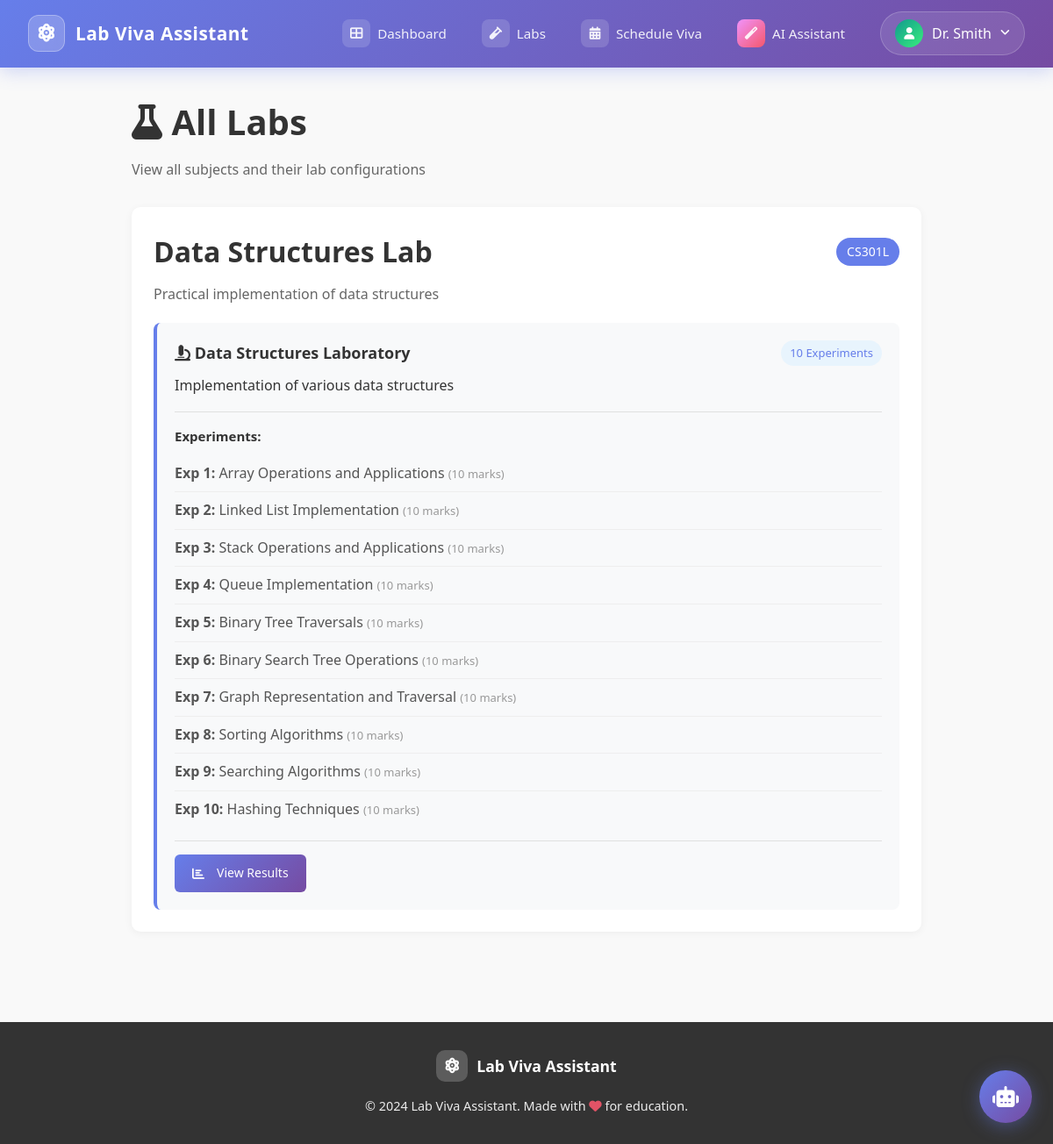
Page /teacher/labs (signed in) on the earlier database version.
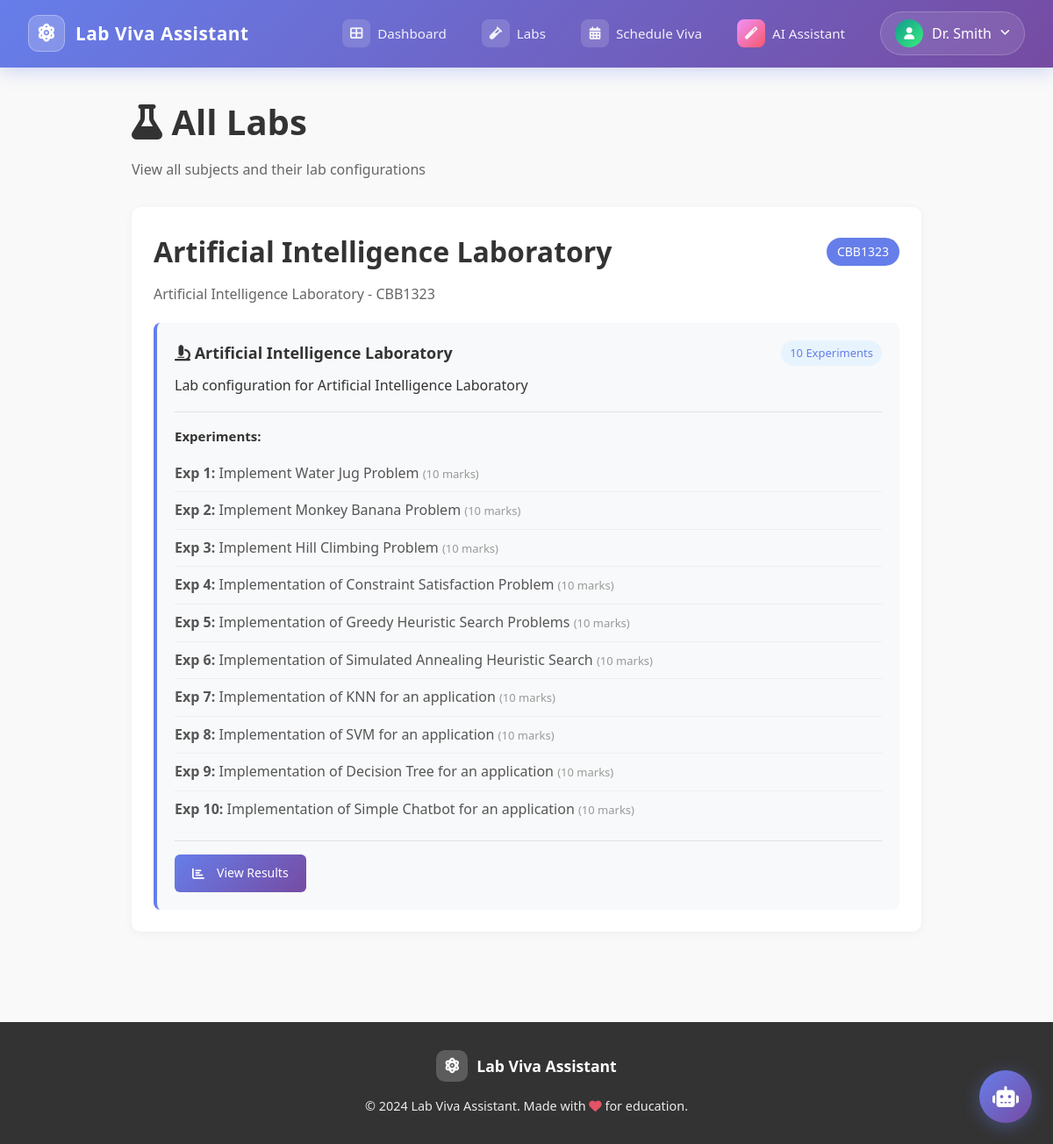
Same page on the later database version.
### models/user.py (models this page shows, shortened)
class User(UserMixin, db.Model):
    __tablename__ = 'users'
    id = db.Column(db.Integer, primary_key=True)
    name = db.Column(db.String(255), nullable=False)
    email = db.Column(db.String(255), unique=True, nullable=False, index=True)
    password_hash = db.Column(db.String(255), nullable=False)
    roll_number = db.Column(db.String(50), nullable=False, index=True)
    role = db.Column(db.String(20), nullable=False)  # 'student' or 'teacher'
    is_active = db.Column(db.Boolean, default=True)
    created_at = db.Column(db.DateTime, default=datetime.utcnow)
    updated_at = db.Column(db.DateTime, default=datetime.utcnow, onupdate=datetime.utcnow)
    designation = db.Column(db.String(100))  # e.g., 'Assistant Professor'
    department = db.Column(db.String(100))
    years_handling = db.Column(db.JSON, default=[])  # e.g., ['II', 'III', 'IV']
    viva_sessions = db.relationship('VivaSession', backref='student', lazy=True, foreign_keys='VivaSession.student_id')
    schedules = db.relationship('VivaSchedule', backref='teacher', lazy=True, foreign_keys='VivaSchedule.teacher_id')
    teacher_subjects = db.relationship('TeacherSubject', backref='teacher', lazy=True, foreign_keys='TeacherSubject.teacher_id')

class Subject(db.Model):
    __tablename__ = 'subjects'
    id = db.Column(db.Integer, primary_key=True)
    subject_code = db.Column(db.String(50), unique=True, nullable=False, index=True)
    subject_name = db.Column(db.String(255), nullable=False)
    description = db.Column(db.Text)
    is_lab = db.Column(db.Boolean, default=False)  # True if lab subject, False if theory
    year = db.Column(db.String(10))  # 'II', 'III', 'IV'
    created_at = db.Column(db.DateTime, default=datetime.utcnow)
    labs = db.relationship('LabConfig', backref='subject', lazy=True, cascade='all, delete-orphan')
    teacher_subjects = db.relationship('TeacherSubject', backref='subject', lazy=True)

class LabConfig(db.Model):
    __tablename__ = 'lab_configs'
    id = db.Column(db.Integer, primary_key=True)
    subject_id = db.Column(db.Integer, db.ForeignKey('subjects.id'), nullable=False)
    lab_name = db.Column(db.String(255), nullable=False)
    description = db.Column(db.Text)
    total_experiments = db.Column(db.Integer, default=10)  # Number of experiments in lab
    materials_text = db.Column(db.Text)  # Lab materials for Gemini context
    created_at = db.Column(db.DateTime, default=datetime.utcnow)
    experiments = db.relationship('Experiment', backref='lab_config', lazy=True, cascade='all, delete-orphan', order_by='Experiment.experiment_no')

class Experiment(db.Model):
    __tablename__ = 'experiments'
    id = db.Column(db.Integer, primary_key=True)
    lab_config_id = db.Column(db.Integer, db.ForeignKey('lab_configs.id'), nullable=False)
    experiment_no = db.Column(db.Integer, nullable=False)  # 1-10
    title = db.Column(db.String(255), nullable=False)
    description = db.Column(db.Text)
    materials_text = db.Column(db.Text)  # Experiment-specific materials for Gemini
    total_marks = db.Column(db.Integer, default=10)  # 10 MCQs x 1 mark each
    duration_minutes = db.Column(db.Integer, default=15)
    created_at = db.Column(db.DateTime, default=datetime.utcnow)
    schedules = db.relationship('VivaSchedule', backref='experiment', lazy=True, cascade='all, delete-orphan')
    viva_sessions = db.relationship('VivaSession', backref='experiment', lazy=True, cascade='all, delete-orphan')
    __table_args__ = (
        db.UniqueConstraint('lab_config_id', 'experiment_no', name='unique_experiment'),
    )

### routes/teacher_routes.py (the view)
@teacher_bp.route('/labs')
@login_required
@teacher_required
def view_labs():
    subjects = Subject.query.all()
    for subject in subjects:
        subject.labs = LabConfig.query.filter_by(subject_id=subject.id).all()
    return render_template('teacher/view_labs.html', subjects=subjects)

### models/user.py (called while the page is built)
@login_manager.user_loader
def load_user(user_id):
    return User.query.get(int(user_id))

### routes/teacher_routes.py (called while the page is built)
def teacher_required(f):
    @wraps(f)
    def decorated_function(*args, **kwargs):
        if not current_user.is_authenticated or current_user.role != 'teacher':
            flash('You do not have permission to access this page.', 'danger')
            return redirect(url_for('auth.login')), 403
        return f(*args, **kwargs)
    return decorated_function

### templates/teacher/view_labs.html (shortened to what this page needs)
{% extends "base.html" %}
{% block content %}
<div class="labs-container">
    <div class="page-header">
        <h1><i class="fas fa-flask"></i> All Labs</h1>
        <p class="subtitle">View all subjects and their lab configurations</p>
    </div>
    {% if subjects %}
        {% for subject in subjects %}
        <div class="subject-card">
            <div class="subject-header">
                <h2>{{ subject.subject_name }}</h2>
                <span class="subject-code">{{ subject.subject_code }}</span>
            </div>
            <p class="subject-description">{{ subject.description }}</p>
            {% if subject.labs %}
                {% for lab in subject.labs %}
                <div class="lab-card">
                    <div class="lab-header">
                        <h3><i class="fas fa-microscope"></i> {{ lab.lab_name }}</h3>
                        <span class="experiment-count">{{ lab.total_experiments }} Experiments</span>
                    </div>
                    <p>{{ lab.description }}</p>
                    {% if lab.experiments %}
                    <div class="experiments-list">
                        <h4>Experiments:</h4>
                        <ul>
                            {% for exp in lab.experiments %}
                            <li>
                                <strong>Exp {{ exp.experiment_no }}:</strong> {{ exp.title }}
                                <span class="exp-marks">({{ exp.total_marks }} marks)</span>
                            </li>
                            {% endfor %}
                        </ul>
                    </div>
                    {% endif %}
                    <div class="lab-actions">
                        <a href="{{ url_for('teacher.view_results', lab_id=lab.id) }}" class="btn btn-primary">
                            <i class="fas fa-chart-bar"></i> View Results
                        </a>
                    </div>
                </div>
                {% endfor %}
            {% else %}
                <p class="no-data">No labs configured for this subject.</p>
            {% endif %}
        </div>
        {% endfor %}
    {% else %}
        <div class="empty-state">
            <i class="fas fa-folder-open"></i>
            <p>No subjects found.</p>
        </div>
    {% endif %}
</div>
{% endblock %}

### templates/base.html (shortened to what this page needs)
<!DOCTYPE html>
<html lang="en">
<head>
    <link rel="stylesheet" href="{{ url_for('static', filename='css/style.css') }}">
    <link href="https://cdnjs.cloudflare.com/ajax/libs/font-awesome/6.4.0/css/all.min.css" rel="stylesheet">
</head>
<body>
    <nav class="navbar">
        <div class="nav-container">
            <a href="/" class="navbar-brand">
                <span class="brand-icon"><i class="fas fa-atom fa-spin-hover"></i></span>
                <span class="brand-text">Lab Viva Assistant</span>
            </a>
            <ul class="nav-menu">
                {% if current_user.is_authenticated %}
                {% if current_user.role == 'student' %}
                <li><a href="{{ url_for('student.dashboard') }}" class="nav-link">
                        <span class="nav-icon"><i class="fas fa-th-large"></i></span>
                        <span>Dashboard</span>
                    </a></li>
                <li><a href="{{ url_for('student.available_vivaes') }}" class="nav-link">
                        <span class="nav-icon"><i class="fas fa-tasks"></i></span>
                        <span>Available Vivaes</span>
                    </a></li>
                <li><a href="{{ url_for('chatbot.chatbot_widget') }}" class="nav-link">
                        <span class="nav-icon ai-icon"><i class="fas fa-magic"></i></span>
                        <span>AI Assistant</span>
                    </a></li>
                {% elif current_user.role == 'teacher' %}
                <li><a href="{{ url_for('teacher.dashboard') }}" class="nav-link">
                        <span class="nav-icon"><i class="fas fa-th-large"></i></span>
                        <span>Dashboard</span>
                    </a></li>
                <li><a href="{{ url_for('teacher.view_labs') }}" class="nav-link">
                        <span class="nav-icon"><i class="fas fa-vial"></i></span>
                        <span>Labs</span>
                    </a></li>
                <li><a href="{{ url_for('teacher.schedule_viva') }}" class="nav-link">
                        <span class="nav-icon"><i class="fas fa-calendar-alt"></i></span>
                        <span>Schedule Viva</span>
                    </a></li>
                <li><a href="{{ url_for('chatbot.chatbot_widget') }}" class="nav-link">
                        <span class="nav-icon ai-icon"><i class="fas fa-magic"></i></span>
                        <span>AI Assistant</span>
                    </a></li>
                {% endif %}
                <li class="user-menu">
                    <a href="#" class="user-dropdown-trigger">
                        <span class="user-avatar"><i class="fas fa-user"></i></span>
                        <span class="user-name">{{ current_user.name }}</span>
                        <i class="fas fa-angle-down dropdown-arrow"></i>
                    </a>
                </li>
                {% endif %}
            </ul>
        </div>
    </nav>
    <main class="container">
        {% block content %}{% endblock %}
    </main>
    <footer class="footer">
        <div class="footer-content">
            <div class="footer-brand">
                <span class="footer-icon"><i class="fas fa-atom"></i></span>
                <span>Lab Viva Assistant</span>
            </div>
            <p>&copy; 2024 Lab Viva Assistant. Made with <i class="fas fa-heart" style="color: #f5576c;"></i> for
                education.</p>
        </div>
    </footer>
</body>
</html>

### static/css/style.css (style rules this page uses)
:root { --primary: linear-gradient(135deg, #667eea 0%, #764ba2 100%); --primary-color: #667eea; --secondary-color: #764ba2; --success: #4caf50; --danger: #f44336; --warning: #ff9800; --info: #2196f3; --light: #f5f5f5; --dark: #333; --gray: #666; --border: #ddd; --font-main: 'Segoe UI', Tahoma, Geneva, Verdana, sans-serif; --font-mono: 'Courier New', monospace; --transition: all 0.3s ease; --shadow: 0 2px 8px rgba(0, 0, 0, 0.1); --shadow-lg: 0 8px 24px rgba(0, 0, 0, 0.15); }
* { margin: 0; padding: 0; box-sizing: border-box; }
html { scroll-behavior: smooth; }
body { font-family: var(--font-main); background: #f9f9f9; color: var(--dark); line-height: 1.6; }
h1, h2, h3, h4, h5, h6 { font-weight: 600; color: var(--dark); margin-bottom: 0.5rem; }
h1 { font-size: 2.5rem; }
h2 { font-size: 2rem; }
h3 { font-size: 1.5rem; }
h4 { font-size: 1.25rem; }
p { margin-bottom: 1rem; }
a { color: var(--primary-color); text-decoration: none; transition: var(--transition); }
.container { max-width: 1200px; margin: 0 auto; padding: 0 20px; }
.navbar { background: linear-gradient(135deg, #667eea 0%, #764ba2 100%); box-shadow: 0 4px 20px rgba(102, 126, 234, 0.3); position: sticky; top: 0; z-index: 100; }
.nav-container { max-width: 1400px; margin: 0 auto; display: flex; justify-content: space-between; align-items: center; padding: 0.8rem 2rem; }
.navbar-brand { display: flex; align-items: center; gap: 12px; text-decoration: none; color: white; font-weight: 700; font-size: 1.3rem; }
.brand-icon { width: 42px; height: 42px; background: rgba(255, 255, 255, 0.2); backdrop-filter: blur(10px); border-radius: 12px; display: flex; align-items: center; justify-content: center; font-size: 1.3rem; color: white; transition: all 0.3s ease; border: 1px solid rgba(255, 255, 255, 0.3); }
.brand-text { color: white; letter-spacing: 0.5px; }
.nav-menu { display: flex; gap: 0.5rem; align-items: center; list-style: none; margin: 0; padding: 0; }
.nav-menu li { list-style: none; }
.nav-link { display: flex; align-items: center; gap: 8px; padding: 0.6rem 1rem; color: rgba(255, 255, 255, 0.9); text-decoration: none; border-radius: 10px; transition: all 0.3s ease; font-weight: 500; font-size: 0.95rem; }
.nav-icon { width: 32px; height: 32px; background: rgba(255, 255, 255, 0.15); border-radius: 8px; display: flex; align-items: center; justify-content: center; font-size: 0.9rem; transition: all 0.3s ease; }
.ai-icon { background: linear-gradient(135deg, #f093fb 0%, #f5576c 100%); animation: pulse-glow 2s ease-in-out infinite; }
.user-menu { position: relative; margin-left: 1rem; }
.user-dropdown-trigger { display: flex; align-items: center; gap: 10px; padding: 0.5rem 1rem; background: rgba(255, 255, 255, 0.1); border-radius: 50px; color: white; text-decoration: none; transition: all 0.3s ease; border: 1px solid rgba(255, 255, 255, 0.2); }
.user-avatar { width: 32px; height: 32px; background: linear-gradient(135deg, #11998e 0%, #38ef7d 100%); border-radius: 50%; display: flex; align-items: center; justify-content: center; font-size: 0.85rem; color: white; }
.user-name { font-weight: 500; max-width: 120px; overflow: hidden; text-overflow: ellipsis; white-space: nowrap; }
.dropdown-arrow { font-size: 0.8rem; transition: transform 0.3s ease; }
.btn { display: inline-block; padding: 0.75rem 1.5rem; border: none; border-radius: 6px; cursor: pointer; font-weight: 600; text-decoration: none; transition: var(--transition); text-align: center; font-family: inherit; }
.btn-primary { background: var(--primary); color: white; }
.btn i { margin-right: 6px; }
.footer { background: linear-gradient(135deg, #667eea 0%, #764ba2 100%); color: white; padding: 2rem 0; margin-top: 3rem; }
.footer-content { max-width: 1200px; margin: 0 auto; padding: 0 20px; text-align: center; }
.footer-brand { display: flex; align-items: center; justify-content: center; gap: 10px; margin-bottom: 1rem; font-weight: 600; font-size: 1.1rem; }
.footer-icon { width: 36px; height: 36px; background: rgba(255, 255, 255, 0.2); border-radius: 10px; display: flex; align-items: center; justify-content: center; }
.footer p { margin: 0; opacity: 0.9; font-size: 0.9rem; }
.footer p i { animation: heartbeat 1.5s ease-in-out infinite; }
.footer { background: var(--dark); color: white; text-align: center; padding: 2rem 0; margin-top: 3rem; }
.footer p { margin: 0; }

Differences in the rows shown:
removed Subject: subject_name "Data Structures Lab", subject_code "CS301L", description "Practical implementation of data structures", LabConfig (lab_name "Data Structures Laboratory", total_experiments "10", description "Implementation of various data structures"), Experiment (experiment_no "1", title "Array Operations and Applications", total_marks "10"), Experiment (experiment_no "2", title "Linked List Implementation", total_marks "10"), Experiment (experiment_no "3", title "Stack Operations and Applications", total_marks "10"), Experiment (experiment_no "4", title "Queue Implementation", total_marks "10"), Experiment (experiment_no "5", title "Binary Tree Traversals", total_marks "10"), Experiment (experiment_no "6", title "Binary Search Tree Operations", total_marks "10"), Experiment (experiment_no "7", title "Graph Representation and Traversal", total_marks "10"), Experiment (experiment_no "8", title "Sorting Algorithms", total_marks "10"), Experiment (experiment_no "9", title "Searching Algorithms", total_marks "10")
removed Experiment: experiment_no "10", title "Hashing Techniques", total_marks "10"
added Subject: subject_name "Artificial Intelligence Laboratory", subject_code "CBB1323", description "Artificial Intelligence Laboratory - CBB1323", LabConfig (lab_name "Artificial Intelligence Laboratory", total_experiments "10", description "Lab configuration for Artificial Intelligence Laboratory"), Experiment (experiment_no "1", title "Implement Water Jug Problem", total_marks "10"), Experiment (experiment_no "2", title "Implement Monkey Banana Problem", total_marks "10"), Experiment (experiment_no "3", title "Implement Hill Climbing Problem", total_marks "10"), Experiment (experiment_no "4", title "Implementation of Constraint Satisfaction Problem", total_marks "10"), Experiment (experiment_no "5", title "Implementation of Greedy Heuristic Search Problems", total_marks "10"), Experiment (experiment_no "6", title "Implementation of Simulated Annealing Heuristic Search", total_marks "10"), Experiment (experiment_no "7", title "Implementation of KNN for an application", total_marks "10"), Experiment (experiment_no "8", title "Implementation of SVM for an application", total_marks "10"), Experiment (experiment_no "9", title "Implementation of Decision Tree for an application", total_marks "10")
added Experiment: experiment_no "10", title "Implementation of Simple Chatbot for an application", total_marks "10"
